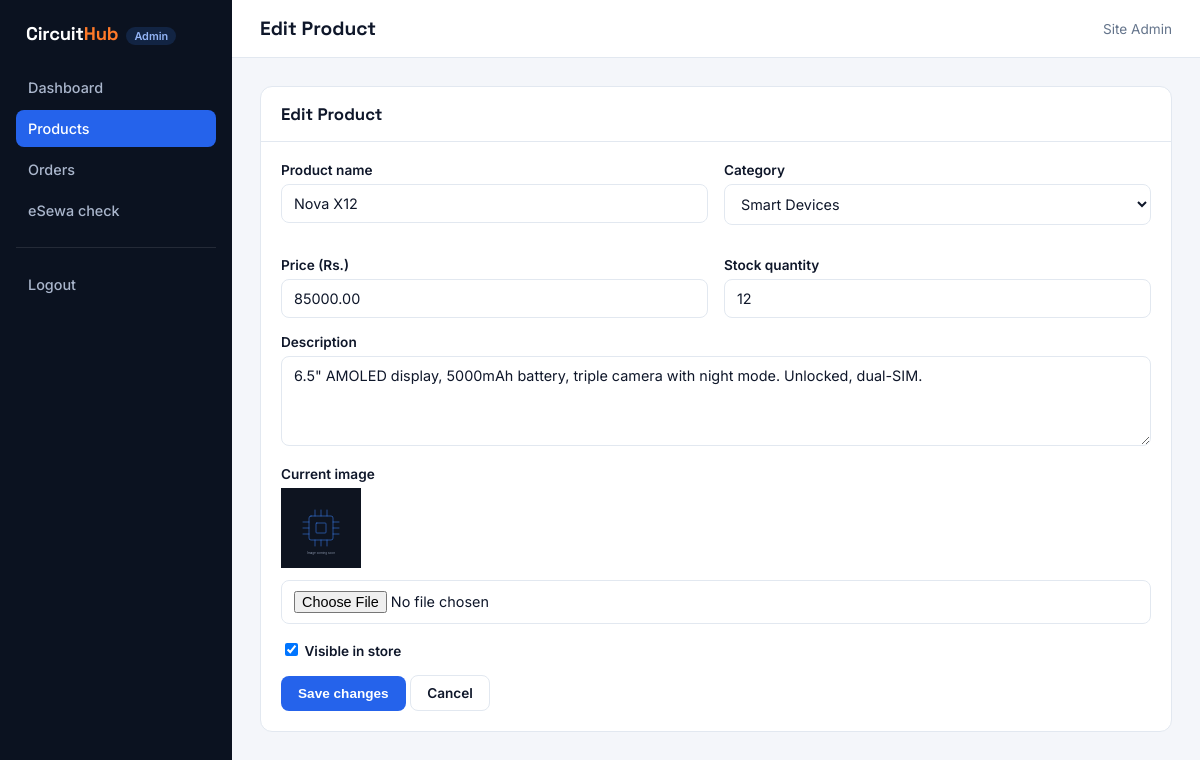
Page /admin/product_form.php?id=1 (signed in) on the committed database.
### tables this page shows
CREATE TABLE users (
  id            INT AUTO_INCREMENT PRIMARY KEY,
  full_name     VARCHAR(150)  NOT NULL,
  email         VARCHAR(150)  NOT NULL UNIQUE,
  password      VARCHAR(255)  NOT NULL,    
  phone         VARCHAR(20)   DEFAULT NULL,
  address       VARCHAR(255)  DEFAULT NULL,
  role          ENUM('customer','admin') NOT NULL DEFAULT 'customer',
  created_at    TIMESTAMP     DEFAULT CURRENT_TIMESTAMP
);

CREATE TABLE products (
  id            INT AUTO_INCREMENT PRIMARY KEY,
  category_id   INT DEFAULT NULL,
  name          VARCHAR(200) NOT NULL,
  slug          VARCHAR(200) NOT NULL UNIQUE,
  description   TEXT,
  price         DECIMAL(10,2) NOT NULL,
  stock         INT NOT NULL DEFAULT 0,
  image         VARCHAR(255) NOT NULL DEFAULT 'no-image.svg',
  is_active     TINYINT(1) NOT NULL DEFAULT 1,
  created_at    TIMESTAMP DEFAULT CURRENT_TIMESTAMP,
  FOREIGN KEY (category_id) REFERENCES categories(id) ON DELETE SET NULL
);

CREATE TABLE categories (
  id      INT AUTO_INCREMENT PRIMARY KEY,
  name    VARCHAR(100) NOT NULL,
  slug    VARCHAR(100) NOT NULL UNIQUE
);

### includes/functions.php (called while the page is built, shortened)
<?php
function h(?string $value): string
{
    return htmlspecialchars($value ?? '', ENT_QUOTES, 'UTF-8');
}
function get_categories(): array
{
    $stmt = db()->query('SELECT * FROM categories ORDER BY name ASC');
    return $stmt->fetchAll();
}
function product_image_url(?string $filename): string
{
    $filename = $filename ?: 'no-image.svg';
    $folder = $filename === 'no-image.svg' ? 'assets/images' : 'assets/images/products';
    return base_path($folder . '/' . $filename);
}
function base_path(string $path = ''): string
{
    return '/' . ltrim($path, '/');
}

### config/database.php (called while the page is built, shortened)
<?php
function db(): PDO
{
    static $pdo = null;
    if ($pdo === null) {
        $dsn = 'mysql:host=' . DB_HOST . ';dbname=' . DB_NAME . ';charset=utf8mb4';
        $options = [
            PDO::ATTR_ERRMODE            => PDO::ERRMODE_EXCEPTION,
            PDO::ATTR_DEFAULT_FETCH_MODE => PDO::FETCH_ASSOC,
            PDO::ATTR_EMULATE_PREPARES   => false,
        ];
        try {
            $pdo = new PDO($dsn, DB_USER, DB_PASS, $options);
        } catch (PDOException $e) {
            error_log('Database connection failed: ' . $e->getMessage());
            die('Sorry, something went wrong connecting to the database. Please try again later.');
        }
    }
    return $pdo;
}

### includes/auth.php (called while the page is built, shortened)
<?php
function current_user(): ?array
{
    static $cached = null;
    if ($cached === null) {
        $stmt = db()->prepare('SELECT id, full_name, email, phone, address, role FROM users WHERE id = :id');
        $stmt->execute(['id' => $_SESSION['user_id']]);
        $cached = $stmt->fetch() ?: null;
    }
    return $cached;
}
function is_admin(): bool
{
    $user = current_user();
    return $user !== null && $user['role'] === 'admin';
}

### includes/bootstrap.php (called while the page is built, shortened)
<?php
require_once __DIR__ . '/../config/database.php';
require_once __DIR__ . '/functions.php';
require_once __DIR__ . '/auth.php';
$requestScript = str_replace('\\', '/', $_SERVER['SCRIPT_NAME'] ?? '');
if (is_admin()
    && !str_starts_with($requestScript, '/admin/')
    && $requestScript !== '/auth/logout.php') {
    if (str_starts_with($requestScript, '/api/')) {
        http_response_code(403);
        header('Content-Type: application/json');
        echo json_encode(['success' => false, 'message' => 'Admin accounts manage the store and cannot place orders.']);
        exit;
    }
    set_flash('info', 'Admin accounts manage the store — they can\'t shop. Log out to browse as a customer.');
    redirect('admin/dashboard.php');
}

### admin/product_form.php (the view, shortened to what this page needs)
<?php
require_once __DIR__ . '/../includes/bootstrap.php';
$id = (int) ($_GET['id'] ?? 0);
$product = null;
if ($id) {
    $stmt = db()->prepare('SELECT * FROM products WHERE id = :id');
    $stmt->execute(['id' => $id]);
    $product = $stmt->fetch();
}
$categories = get_categories();
$name = $product['name'] ?? '';
$categoryId = $product['category_id'] ?? '';
$description = $product['description'] ?? '';
$price = $product['price'] ?? '';
$stock = $product['stock'] ?? '';
$isActive = $product['is_active'] ?? 1;
$currentImage = $product['image'] ?? 'no-image.svg';
$pageTitle = $product ? 'Edit Product' : 'Add Product';
$activeNav = 'products';
include __DIR__ . '/includes/admin_header.php';
?>
<div class="admin-card">
  <div class="card-head"><h2><?= h($pageTitle) ?></h2></div>
  <div class="card-body">
    <form method="post" enctype="multipart/form-data">
      <div class="form-grid-2">
        <div class="form-group">
          <label for="name">Product name</label>
          <input type="text" id="name" name="name" value="<?= h($name) ?>" required>
        </div>
        <div class="form-group">
          <label for="category_id">Category</label>
          <select id="category_id" name="category_id">
            <?php foreach ($categories as $cat): ?>
              <option value="<?= $cat['id'] ?>" <?= (string) $categoryId === (string) $cat['id'] ? 'selected' : '' ?>><?= h($cat['name']) ?></option>
            <?php endforeach; ?>
          </select>
        </div>
        <div class="form-group">
          <label for="price">Price (Rs.)</label>
          <input type="number" id="price" name="price" step="0.01" min="0.01" value="<?= h((string) $price) ?>" required>
        </div>
        <div class="form-group">
          <label for="stock">Stock quantity</label>
          <input type="number" id="stock" name="stock" min="0" value="<?= h((string) $stock) ?>" required>
        </div>
      </div>
      <div class="form-group">
        <label for="description">Description</label>
        <textarea id="description" name="description" rows="4"><?= h($description) ?></textarea>
      </div>
      <div class="form-group">
        <label>Current image</label>
        <img class="thumb" style="width:80px;height:80px;margin-bottom:8px;" src="<?= h(product_image_url($currentImage)) ?>" alt="">
        <input type="file" name="image_file" accept="image/jpeg,image/png,image/webp,image/gif">
      </div>
      <div class="form-group">
        <label><input type="checkbox" name="is_active" value="1" <?= $isActive ? 'checked' : '' ?> style="width:auto;display:inline-block;"> Visible in store</label>
      </div>
      <button type="submit" class="btn btn-primary"><?= $product ? 'Save changes' : 'Create product' ?></button>
      <a href="<?= base_path('admin/products.php') ?>" class="btn btn-outline">Cancel</a>
    </form>
  </div>
</div>
<?php include __DIR__ . '/includes/admin_footer.php'; ?>

### admin/includes/admin_header.php (shortened to what this page needs)
<?php
$pageTitle = $pageTitle ?? 'Admin';
$activeNav = $activeNav ?? '';
$admin = current_user();
$icons = [
  'dashboard' => '<svg viewBox="0 0 24 24" fill="none" stroke="currentColor" stroke-width="1.8" stroke-linecap="round" stroke-linejoin="round"><rect x="3" y="3" width="7" height="9" rx="1.5"/><rect x="14" y="3" width="7" height="5" rx="1.5"/><rect x="14" y="12" width="7" height="9" rx="1.5"/><rect x="3" y="16" width="7" height="5" rx="1.5"/></svg>',
  'products'  => '<svg viewBox="0 0 24 24" fill="none" stroke="currentColor" stroke-width="1.8" stroke-linecap="round" stroke-linejoin="round"><path d="M21 8 12 3 3 8v8l9 5 9-5V8Z"/><path d="m3 8 9 5 9-5M12 13v8"/></svg>',
  'orders'    => '<svg viewBox="0 0 24 24" fill="none" stroke="currentColor" stroke-width="1.8" stroke-linecap="round" stroke-linejoin="round"><path d="M6 3h12v18l-3-2-3 2-3-2-3 2V3Z"/><path d="M9 8h6M9 12h6"/></svg>',
  'esewa'     => '<svg viewBox="0 0 24 24" fill="none" stroke="currentColor" stroke-width="1.8" stroke-linecap="round" stroke-linejoin="round"><path d="M12 3 4 6v6c0 4.5 3.2 7.7 8 9 4.8-1.3 8-4.5 8-9V6l-8-3Z"/><path d="m9 12 2 2 4-4"/></svg>',
  'logout'    => '<svg viewBox="0 0 24 24" fill="none" stroke="currentColor" stroke-width="1.8" stroke-linecap="round" stroke-linejoin="round"><path d="M9 21H5a2 2 0 0 1-2-2V5a2 2 0 0 1 2-2h4"/><path d="m16 17 5-5-5-5M21 12H9"/></svg>',
];
?>
<!DOCTYPE html>
<html lang="en">
<head>
  <link rel="stylesheet" href="<?= base_path('assets/css/admin.css') ?>">
</head>
<body class="admin">
<aside class="admin-sidebar">
  <div class="brand">Circuit<span>Hub</span><small>Admin</small></div>
  <a href="<?= base_path('admin/dashboard.php') ?>" class="<?= $activeNav === 'dashboard' ? 'active' : '' ?>"><?= $icons['dashboard'] ?>Dashboard</a>
  <a href="<?= base_path('admin/products.php') ?>" class="<?= $activeNav === 'products' ? 'active' : '' ?>"><?= $icons['products'] ?>Products</a>
  <a href="<?= base_path('admin/orders.php') ?>" class="<?= $activeNav === 'orders' ? 'active' : '' ?>"><?= $icons['orders'] ?>Orders</a>
  <a href="<?= base_path('admin/esewa_check.php') ?>" class="<?= $activeNav === 'esewa' ? 'active' : '' ?>"><?= $icons['esewa'] ?>eSewa check</a>
  <hr class="divider">
  <a href="<?= base_path('admin/logout.php') ?>"><?= $icons['logout'] ?>Logout</a>
</aside>
<div class="admin-main">
  <div class="admin-topbar">
    <h1><?= h($pageTitle) ?></h1>
    <span class="admin-user"><?= h($admin['full_name'] ?? '') ?></span>
  </div>
  <div class="admin-content">

### assets/css/admin.css (style rules this page uses)
:root { --admin-bg: #F4F6FA; --admin-surface: #FFFFFF; --admin-ink: #0F172A; --admin-ink-soft: #64748B; --admin-border: #E2E8F0; --admin-accent: #2563EB; --admin-accent-soft: #DBEAFE; --admin-danger: #DC2626; --admin-warn: #D97706; }
* { box-sizing: border-box; }
body.admin { margin: 0; font-family: 'Inter', -apple-system, BlinkMacSystemFont, 'Segoe UI', sans-serif; background: var(--admin-bg); color: var(--admin-ink); display: flex; min-height: 100vh; }
body.admin .admin-sidebar { width: 232px; flex-shrink: 0; background: #0B1220; color: #AAB6CC; padding: 22px 16px; display: flex; flex-direction: column; gap: 4px; position: sticky; top: 0; height: 100vh; align-self: flex-start; }
body.admin .admin-sidebar .brand, body.admin .auth-brand { color: #fff; font-family: 'Space Grotesk', sans-serif; font-weight: 700; letter-spacing: -0.01em; }
body.admin .admin-sidebar .brand { font-size: 1.15rem; padding: 0 10px 20px; }
body.admin .admin-sidebar .brand span, body.admin .auth-brand span { color: #FF7A29; }
body.admin .admin-sidebar .brand small, body.admin .auth-brand small { margin-left: 8px; font-family: 'Inter', sans-serif; font-size: 0.68rem; font-weight: 600; color: #93B4F5; background: rgba(59,130,246,0.16); padding: 2px 8px; border-radius: 999px; vertical-align: middle; letter-spacing: 0; }
body.admin .admin-sidebar a { display: flex; align-items: center; gap: 10px; color: #AAB6CC; text-decoration: none; padding: 10px 12px; border-radius: 8px; font-size: 0.9rem; font-weight: 500; }
body.admin .admin-sidebar a.active { background: var(--admin-accent); color: #fff; }
body.admin .admin-sidebar .divider { border: none; border-top: 1px solid rgba(255,255,255,0.1); margin: 14px 0; }
body.admin .admin-main { flex: 1; min-width: 0; }
body.admin .admin-topbar { background: var(--admin-surface); border-bottom: 1px solid var(--admin-border); padding: 16px 28px; display: flex; align-items: center; justify-content: space-between; }
body.admin .admin-topbar h1 { font-family: 'Space Grotesk', sans-serif; font-size: 1.2rem; margin: 0; }
body.admin .admin-user { font-size: 0.85rem; color: var(--admin-ink-soft); }
body.admin .admin-card .card-head h2 { font-family: 'Space Grotesk', sans-serif; }
body.admin .admin-content { padding: 28px; }
body.admin .admin-card { background: var(--admin-surface); border: 1px solid var(--admin-border); border-radius: 12px; overflow: hidden; margin-bottom: 24px; }
body.admin .admin-card .card-head { padding: 16px 20px; border-bottom: 1px solid var(--admin-border); display: flex; align-items: center; justify-content: space-between; }
body.admin .admin-card .card-head h2 { margin: 0; font-size: 1.05rem; }
body.admin .admin-card .card-body { padding: 20px; }
body.admin .btn { display: inline-flex; align-items: center; gap: 6px; padding: 9px 16px; border-radius: 8px; border: 1px solid transparent; font-weight: 600; font-size: 0.85rem; cursor: pointer; text-decoration: none; }
body.admin .btn-primary { background: var(--admin-accent); color: #fff; }
body.admin .btn-outline { background: #fff; border-color: var(--admin-border); color: var(--admin-ink); }
body.admin .form-group { margin-bottom: 16px; }
body.admin .form-group label { display: block; font-size: 0.85rem; font-weight: 600; margin-bottom: 6px; }
body.admin .form-group input, body.admin .form-group select, body.admin .form-group textarea { width: 100%; padding: 10px 12px; border: 1px solid var(--admin-border); border-radius: 8px; font-size: 0.9rem; font-family: inherit; background: #fff; color: var(--admin-ink); }
body.admin .form-grid-2 { display: grid; grid-template-columns: 1fr 1fr; gap: 16px; }

### rows in the picture
users: full_name "Site Admin"
products: name "Nova X12", category_id "Smart Devices", price "85000.00", stock "12", description "6.5\" AMOLED display, 5000mAh battery, triple camera with night mode. Unlocked, dual-SIM.", image (placeholder picture), is_active "☑"

### other values in the picture
$pageTitle "Edit Product"
